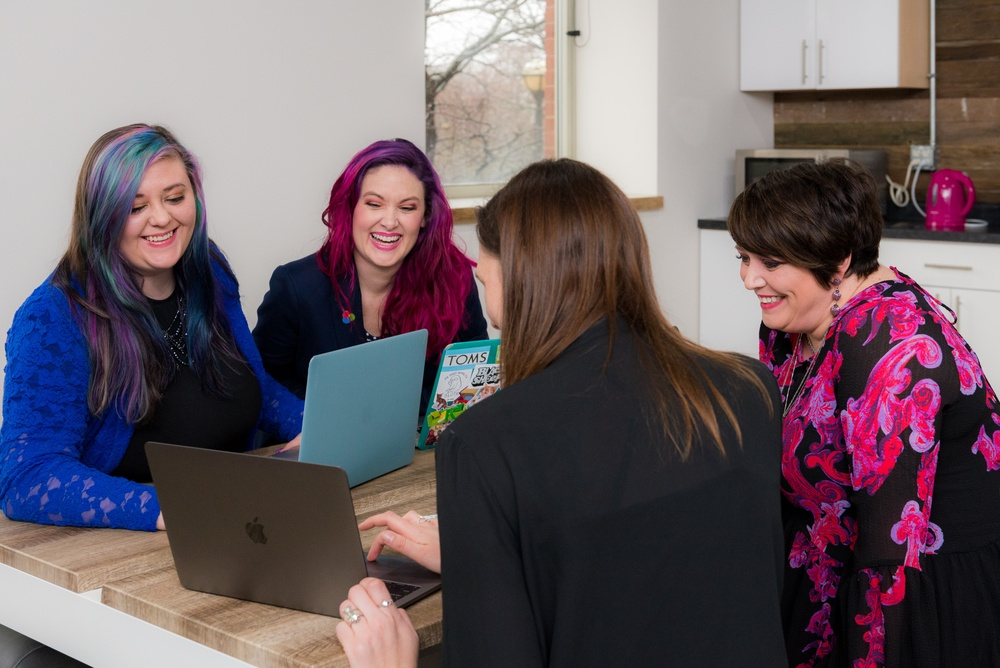
#> input picture images/image10.jpg, 1000 x 668 px, shrunk from 4200 x 2804 before the run, found by its file name
$ python frontal_face_classifier.py
#> lines starting #> are read from the running program, lines starting #| are printed output that depends on the picture; after the words box and inside, x2 and y2 are one past the last pixel; in counts of white or black regions, pixels touching at a corner belong together
import cv2
import matplotlib.pyplot as plt


def process():
    initial_image = cv2.imread('images/image10.jpg')
#> initial_image is the input picture: shape (668, 1000, 3); mean B, G, R 101.9, 96, 109.5
    frontal_face_classifier = cv2.CascadeClassifier('classifiers/haarcascade_frontalface_default.xml')

    image_in_gray_scale = cv2.cvtColor(initial_image, cv2.COLOR_BGR2GRAY)
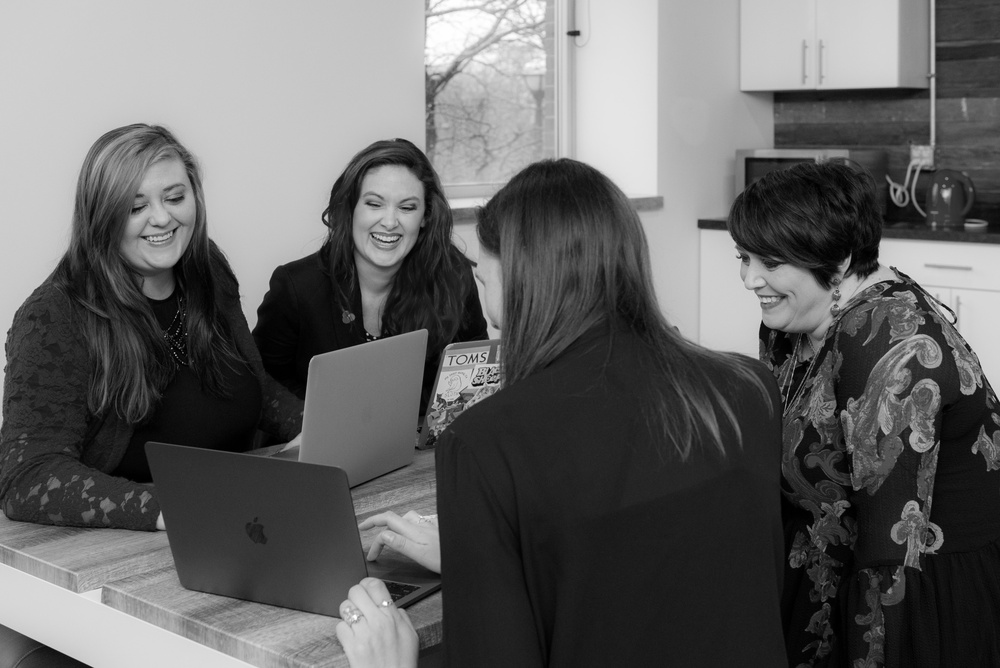
#> image_in_gray_scale: shape (668, 1000); min 0, max 255, mean 100.7
    faces = frontal_face_classifier.detectMultiScale(image=image_in_gray_scale, scaleFactor=1.3, minNeighbors=6)
#> faces = [[345, 170, 91, 91], [110, 164, 98, 98]]

    for (x_axis, y_axis, weight, height) in faces:
        cv2.rectangle(initial_image, (x_axis, y_axis), (x_axis + weight, y_axis + height), (255, 0, 0), 2)
#> this loop made 2 passes
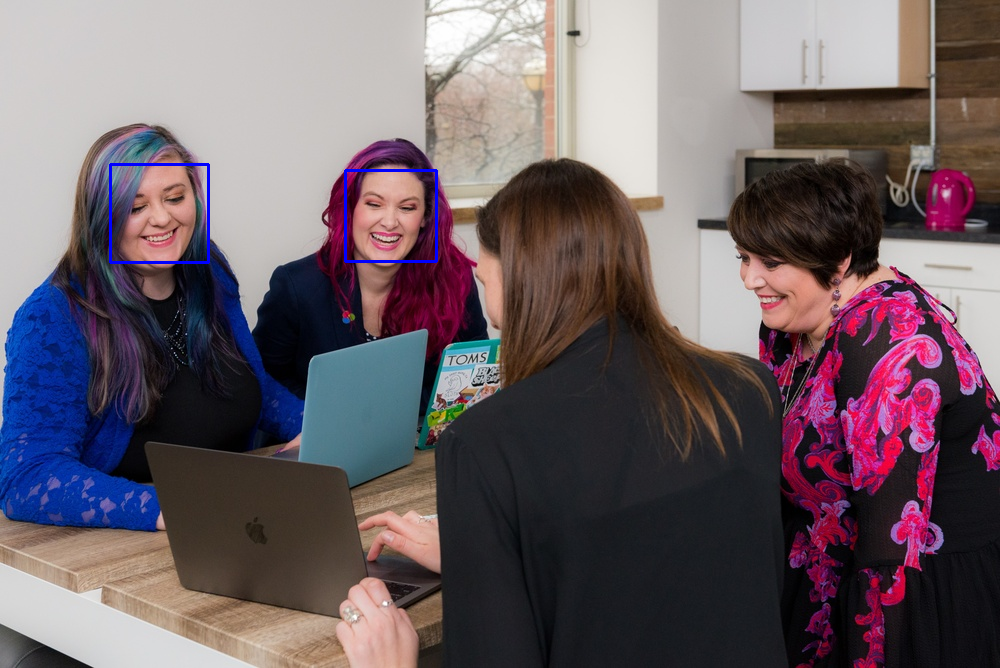
#> initial_image: shape (668, 1000, 3); 0.34% of pixels changed, all inside (x1, y1, x2, y2) = (109, 163, 438, 264)

    plt.imshow(initial_image)
    plt.show()
    cv2.imwrite('result/front_face.png', initial_image)


if __name__ == '__main__':
    process()

$ run again, with images/image1.jpg copied over images/image10.jpg
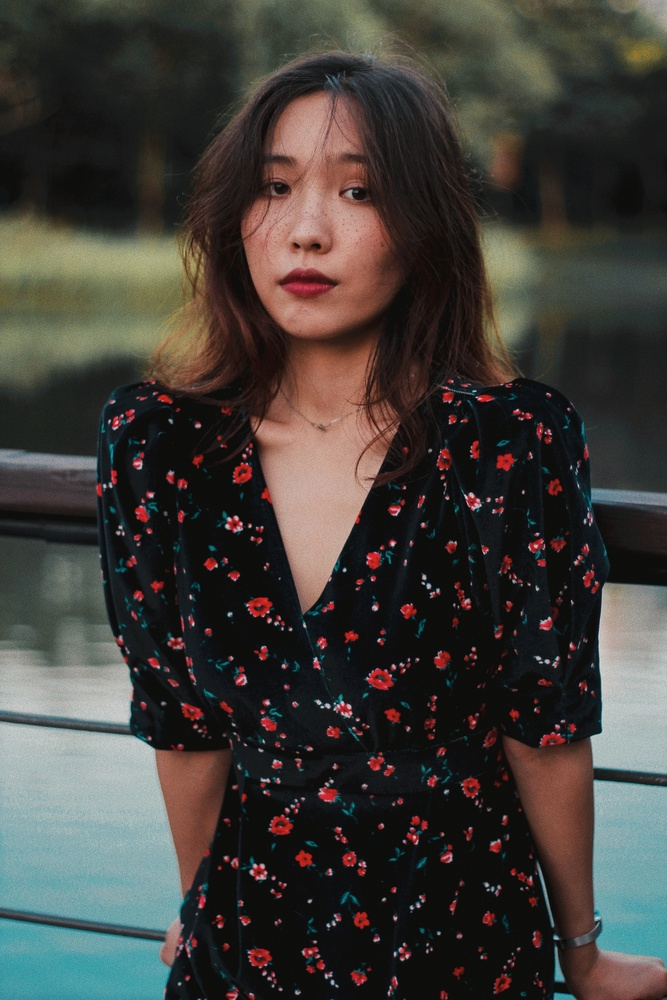
#> input picture images/image1.jpg, 667 x 1000 px, shrunk from 3456 x 5184 before the run, found by its file name
#> in process, initial_image is the input picture: shape (1000, 667, 3); mean B, G, R 58.1, 62.5, 65.7
#> in process, `image_in_gray_scale = cv2.cvtColor(initial_image, cv2.COLOR_BGR2GRAY)`:
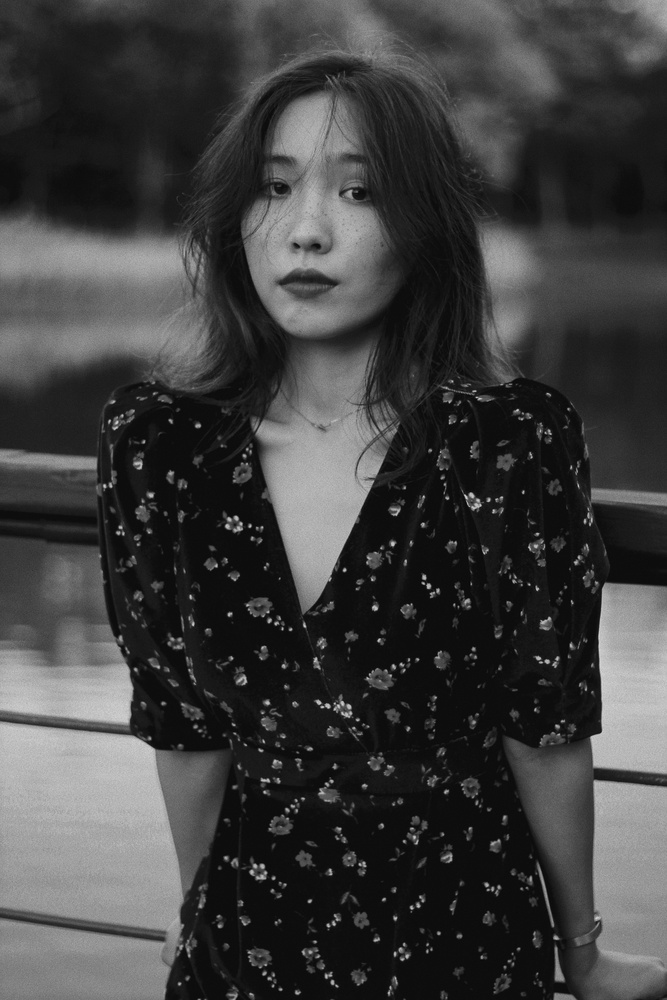
#> image_in_gray_scale: shape (1000, 667); min 4, max 214, mean 63
#> faces = [[213, 126, 205, 205]]
#> the loop in process, `for (x_axis, y_axis, weight, height) in faces:` made 1 pass
#> after the loop in process, `for (x_axis, y_axis, weight, height) in faces:`:
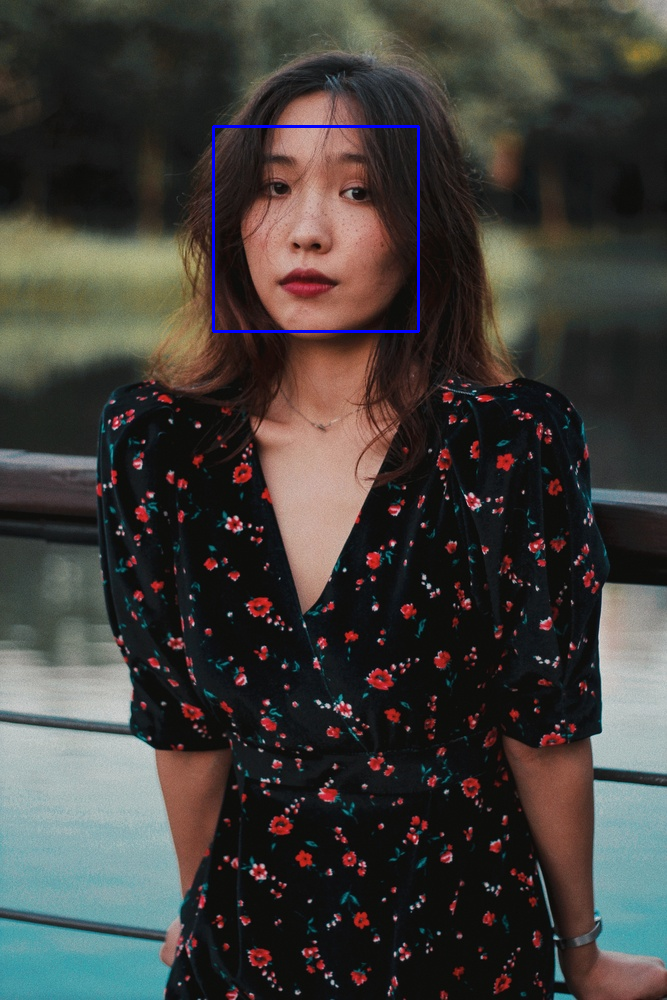
#> initial_image: shape (1000, 667, 3); 0.37% of pixels changed, all inside (x1, y1, x2, y2) = (212, 125, 420, 333)

$ run again, with images/image5.jpg copied over images/image10.jpg
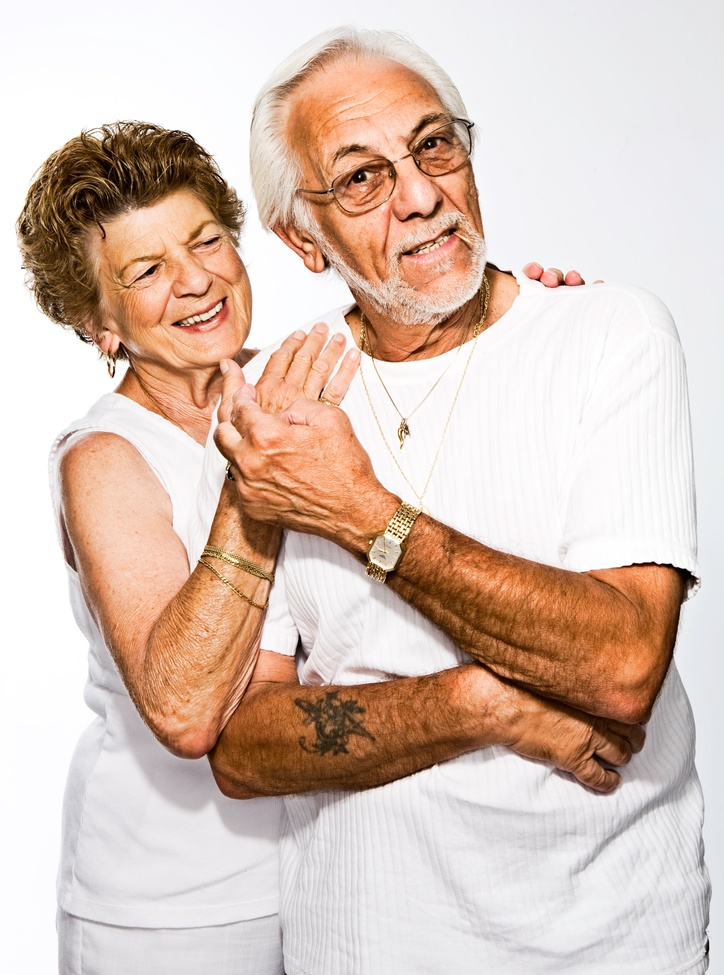
#> input picture images/image5.jpg, 724 x 975 px, shrunk from 3792 x 5111 before the run, found by its file name
#> in process, initial_image is the input picture: shape (975, 724, 3); mean B, G, R 183.6, 195.6, 217.5
#> in process, `image_in_gray_scale = cv2.cvtColor(initial_image, cv2.COLOR_BGR2GRAY)`:
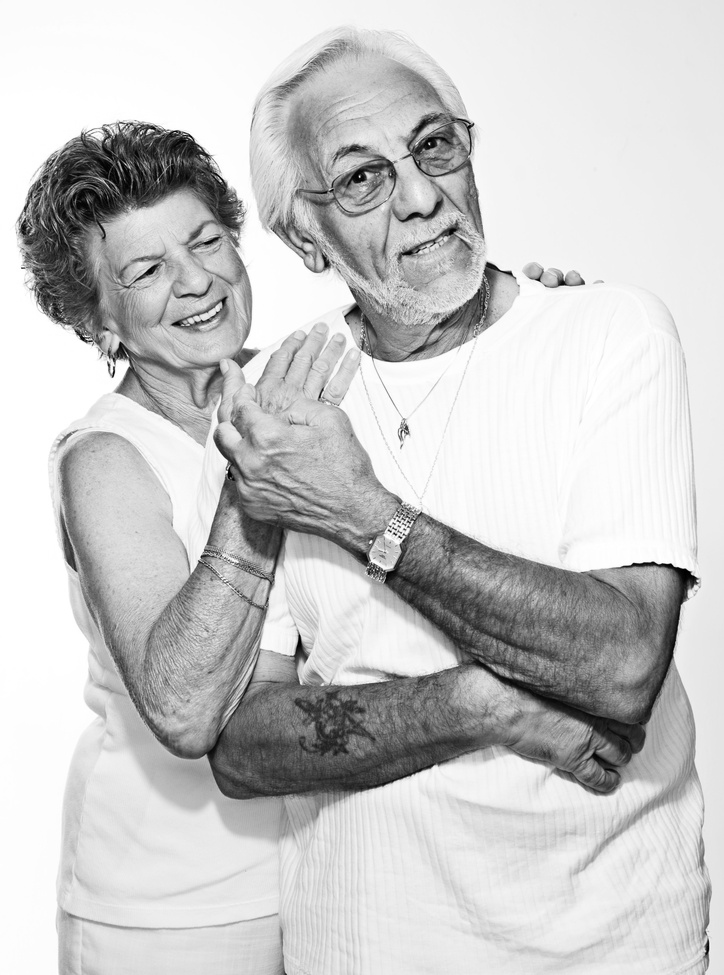
#> image_in_gray_scale: shape (975, 724); min 0, max 255, mean 200.8
#> faces = ()
